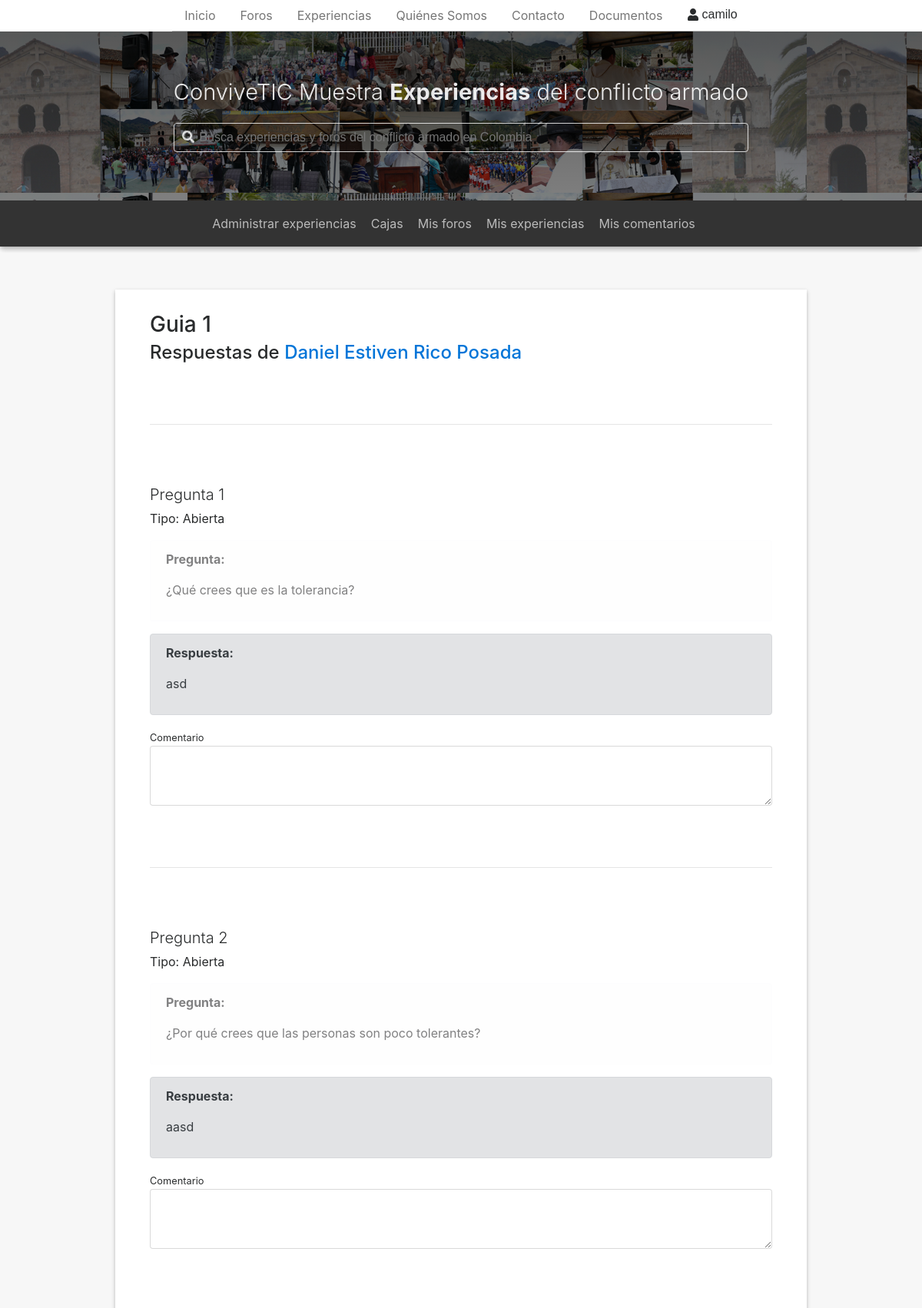
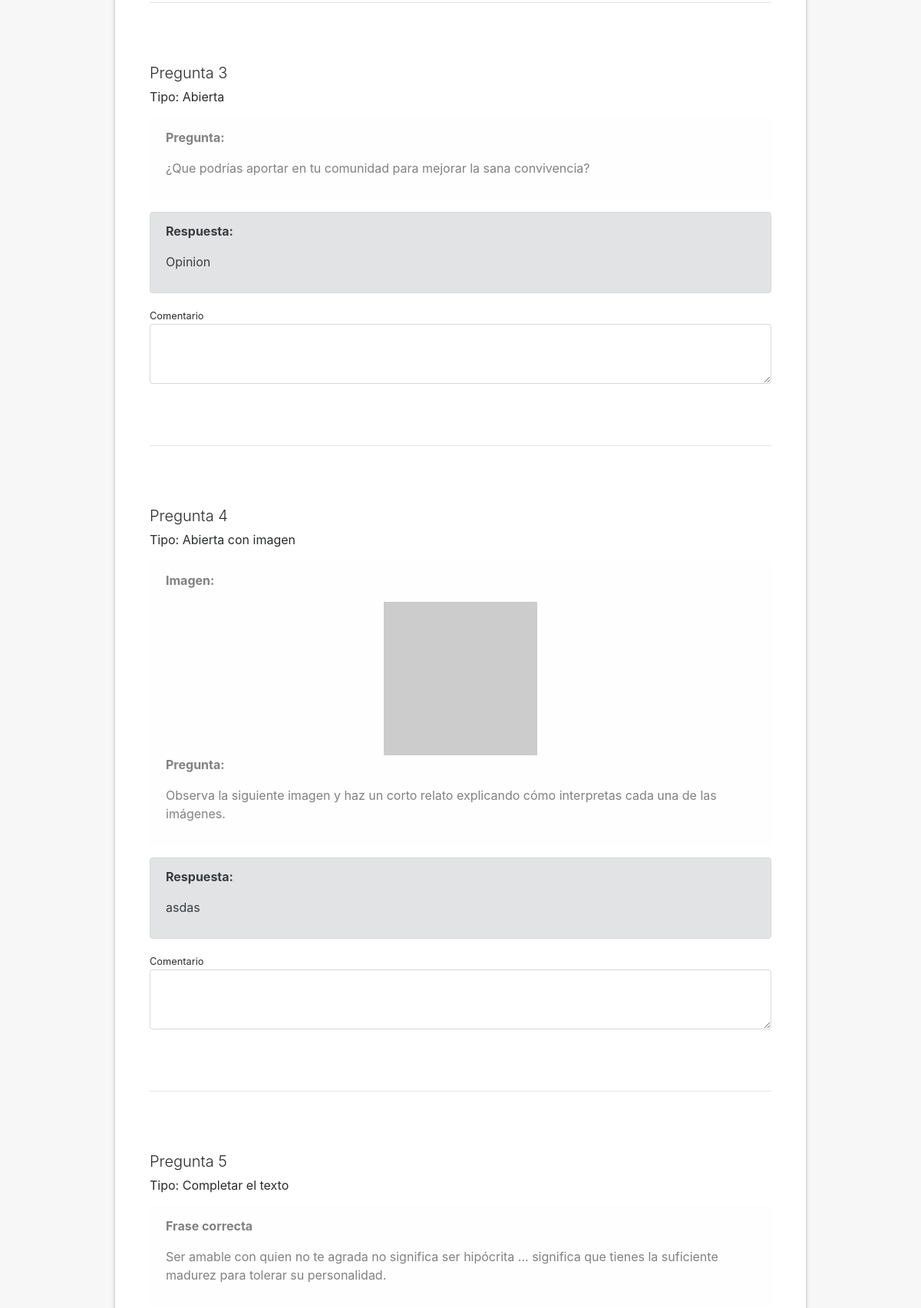
Page /guides/comment/9/1 (signed in, upper part) on the committed database (2 pictures, top to bottom).
### app/models.py (models this page shows)
class Toolbox(models.Model):
	name = models.CharField(
		max_length = 100,
		default = ''
	)
	description = models.CharField(
		max_length = 1000,
		default = ''
	)
	guide_n = models.PositiveIntegerField(
		default = 0
	)

class Question(models.Model):
	q_type = models.CharField(
		max_length = 20,
		choices = TEMPLATE_CHOICES,
		default = 'TEMP_TEST'
	)
	content = models.CharField(
		max_length = 1500,
		default = ''
	)
	content_templ = models.CharField(
		max_length = 1500,
		default = '',
		null=True,
		blank=True
	)
	img = models.CharField(
		max_length = 100,
		default = '',
		null = True,
		blank = True
	)
	title = models.CharField(
		max_length = 100,
		default = '',
		null = True,
		blank = True
	)
	is_html_content = models.BooleanField(
		default = False,
		choices = YES_NO_CHOICES
	)
	correct_answer = models.PositiveIntegerField(
		default = 0,
		null = True,
		blank = True
	)
	required = models.BooleanField(
		default=False,
		choices=YES_NO_CHOICES
	)
	answers_av = models.CharField(
		max_length = 100,
		default = '' ,
		null=True,
		blank=True
	)
	order = models.PositiveIntegerField(
		default = 0
	)
	toolbox = models.ForeignKey(
		Toolbox,
		on_delete=models.CASCADE,
		default=1
	)
	fill_answer = models.CharField(
		max_length = 700,
		default = '',
		null = True,
		blank = True
	)

class Answer(models.Model):
	question = models.ForeignKey(
		Question,
		on_delete=models.CASCADE,
		default=None
	)
	user = models.ForeignKey(
		User,
		on_delete=models.SET_NULL,
		null=True
	)
	answer = models.CharField(
		max_length = 600,
		default = '',
	)

### app/views.py (the view)
# urls.py: path('guides/comment/<str:user_id>/<str:tb_id>', CommentToolboxView.as_view(), name="toolbox_comment"),
class CommentToolboxView(UserIsAdminMixin, TemplateView):
	template_name = "app/comment_toolbox.html"
	def get_context_data(self, **kwargs):
		context = super().get_context_data(**kwargs)
		context['option_letters'] = { 0: 'A', 1: 'B', 2: 'C', 3: 'D' }
		user_id = kwargs['user_id']
		user = User.objects.get(id=user_id)
		tb_id = kwargs['tb_id']
		toolbox = Toolbox.objects.get(id=tb_id)
		context['toolbox'] = toolbox
		context['user'] = user
		questions = toolbox.question_set.exclude(q_type__exact='TEMP_INTRO').exclude(q_type__exact='TEMP_TEXT').order_by('order')
		context['questions'] = questions
		answers = user.answer_set.filter(question__in=questions).order_by('question__order')
		context['answers'] = answers
		return context

### app/templatetags/auth_extras.py (called while the page is built)
@register.filter(name='has_group')
def has_group(user, group_name):
    try:
        group =  Group.objects.get(name=group_name)
    except Group.DoesNotExist:
        return False
    return group in user.groups.all()

### app/templatetags/map_item.py (called while the page is built)
@register.filter
def get_item(dictionary, key):
    return dictionary.get(key)

@register.filter
def get_list_item(dictionary, key):
    return dictionary[key]

### app/views.py (called while the page is built)
	def test_func(self):
		group =  Group.objects.get(name="Administrador")
		return group in self.request.user.groups.all()

### app/templates/app/comment_toolbox.html (shortened to what this page needs)
{% extends 'app/base.html' %}
{% load static %}
{% block content %}
<div class="comment-tb-container" ng-controller="commentToolboxController as ctCtrl" ng-init="ctCtrl.init({{user_id}}, {{toolbox.id}})">
	<div class="comment-tb-content">
		<h3 class="tb-title">{{ toolbox.name }}</h3>
		<h4 class="tb-user">Respuestas de <span class="text-primary">{{ user.get_full_name }}</span></h4>
		<hr>
		{% for question in questions %}
			{% with answer=answers|get_list_item:forloop.counter %}
				{% if question.q_type == 'TEMP_TEST' %}
					<div class="tb-question-text">
						<h5 class="question-title">Pregunta {{ forloop.counter }}</h5>
						<p>Tipo: Abierta</p>
						<div class="alert alert-light">
							<p><strong>Pregunta:</strong></p>
							<p>{{ question.content }}</p>
						</div>
						<div class="alert alert-secondary">
							<p><strong>Respuesta:</strong></p>
							<p>{{ answer.answer }}</p>
						</div>
						<small>Comentario</small>
						<textarea class="form-control" rows="3" ng-model="ctCtrl.comment[{{ forloop.counter }}]"></textarea>
					</div>
					<hr>
				{% elif question.q_type == 'TEMP_TEST_IMAGE' %}
					<div class="tb-question-image">
						<h5 class="question-title">Pregunta {{ forloop.counter }}</h5>
						<p>Tipo: Abierta con imagen</p>
						<div class="alert alert-light">
							<p><strong>Imagen:</strong></p>
							<div class="text-center">
								<img src="{{ question.img }}">
							</div>
							<p><strong>Pregunta:</strong></p>
							<p>{{ question.content }}</p>
						</div>
						<div class="alert alert-secondary">
							<p><strong>Respuesta:</strong></p>
							<p>{{ answer.answer }}</p>
						</div>
						<small>Comentario</small>
						<textarea class="form-control" rows="3" ng-model="ctCtrl.comment[{{ forloop.counter }}]"></textarea>
					</div>
					<hr>
				{% elif question.q_type == 'TEMP_FILL_THE_BLANKS' %}
					<div class="tb-question-multiple">
						<h5 class="question-title">Pregunta {{ forloop.counter }}</h5>
						<p>Tipo: Completar el texto</p>
						<div class="alert alert-light">
							<p><strong>Frase correcta</strong></p>
							<p>{{ question.fill_answer }}</p>
						</div>
					</div>
				{% endif %}
			{% endwith %}
		{% endfor %}
		<br>
	</div>
</div>
{% endblock %}

### app/templates/app/base.html (shortened to what this page needs)
{% load static %}
{% load auth_extras %}
<!DOCTYPE html>
<html lang="es" >
<head>
	<link rel="stylesheet" type="text/css" href="{% static 'app/libs/tether/dist/css/tether.min.css' %}">
	<link rel="stylesheet" type="text/css" href="{% static 'app/libs/bootstrap/dist/css/bootstrap.min.css' %}">
	<link rel="stylesheet" type="text/css" href="{% static 'app/libs/toastr/toastr.min.css' %}">
	<link rel="stylesheet" type="text/css" href="{% static 'app/style.css' %}" />
	<link rel="stylesheet" type="text/css" href="https://cdnjs.cloudflare.com/ajax/libs/imagehover.css/1.0/css/imagehover.min.css">
</head>
<body ng-app='conviveticApp' ng-cloak>
	<header ng-controller="homeController as hCtrl">
		<div class="nav-c">
			<nav class="nav">
			  <a class="nav-link active" href="{% url 'index' %}">Inicio</a>
			  <a class="nav-link" href="{% url 'forums' %}">Foros</a>
			  <a class="nav-link" href="{% url 'experiences' %}">Experiencias</a>
			  <a class="nav-link" href="{% url 'about-us' %}">Quiénes Somos</a>
			  <a class="nav-link" href="{% url 'contact-us' %}">Contacto</a>
			  <a class="nav-link" href="{% url 'document' %}">Documentos</a>
		  		{% if request.user.is_authenticated %}
				<div class="dropdown">
				  <button class="btn btn-secondary dropdown-toggle" type="button" id="dropdownMenuButton" data-toggle="dropdown" aria-haspopup="true" aria-expanded="false">
				  	<div class="profile-usr-c">
				    	<i class="fa fa-user" aria-hidden="true"></i>
						{{ request.user.username }}
				  	</div>
				  </button>
				</div>
			  	{% else %}
		  			<a class="login-link" href="{% url 'login' %}">Iniciar Sesión</a>
			  	{% endif %}
			</nav>
		</div>
		<div class="subheader">
			<div class="subheader-c">
				<div class="sub-content">
					<h4>ConviveTIC Muestra <span class=>Experiencias</span> del conflicto armado</h4>
					<div class="search-box rounded">
						<form action="{% url 'search' %}">
							<i class="fas fa-search"></i>
							<input class="input-box" name="q" type="text" placeholder="Busca experiencias y foros del conflicto armado en Colombia">
						</form>
					</div>
				</div>
			</div>
		</div>
		{% if request.user.is_authenticated %}
			<div class="secondary-nav">
			<div class="sec-nav-c">
				<ul>
					{% if request.user|has_group:"Administrador" %}
						<li ng-init="hCtrl.initPending()"><a href="{% url 'experiences_manage' %}">Administrar experiencias <span class="badge  badge-primary">{[{ hCtrl.pendingExperiences }]}</span></a></li>
						<li><a href="{% url 'toolboxes_manage' %}">Cajas <span class="badge  badge-primary">{[{ hCtrl.pendingExperiences }]}</span></a></li>
					{% endif %}
					<li class="medium-li"><a href="{% url 'my-forums' %}">Mis foros</a></li>
					<li class="large-li"><a href="{% url 'my-experiences' %}">Mis experiencias</a></li>
					<li class="large-li"><a href="{% url 'my-comments' %}">Mis comentarios</a></li>
				</ul>
			</div>
		</div>
		{% endif %}
	</header>
	{% block content %} {% endblock %}
</body>
</html>

### rows in the picture
Toolbox: name "Guia 1"
Question: content "¿Qué crees que es la tolerancia?"
Answer: answer "asd"
Question: content "¿Por qué crees que las personas son poco tolerantes?"
Answer: answer "aasd"
Question: content "¿Que podrías aportar en tu comunidad para mejorar la sana convivencia?"
Answer: answer "Opinion"
Question: content "Observa la siguiente imagen y haz un corto relato explicando cómo interpretas cada una de las imágenes."
Answer: answer "asdas"
Question: fill_answer "Ser amable con quien no te agrada no significa ser hipócrita ... significa que tienes la suficiente madurez para tolerar su personalidad."

### other values in the picture
{{ request.user.username }} "camilo"
{{ user.get_full_name }} "Daniel Estiven Rico Posada"
